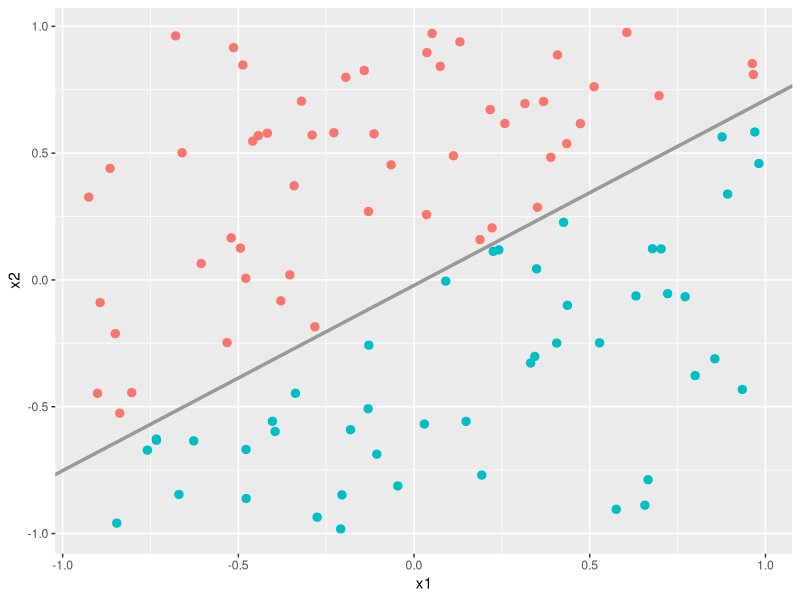

The R script that drew this image: (Note: this script raises an error after producing the figure.)
# HW1 - Perceptron
# Lauren Steely

library(tidyverse)

# FUNCTION isLeft ---------------------------------------------------------

# Returns +1 if pt (cx, cy) is to left of line defined by (a[1], a[2]) and (b[1], b[2]), -1 otherwise

isLeft <- function(a, b, cx, cy) {
  ifelse(((b[1] - a[1]) * (cy - a[2]) - (b[2] - a[2]) * (cx - a[1])) > 0, +1, -1) # examine sign of AC x AB
  }

# PERCEPTRON --------------------------------------------------------------

maxruns <- 1 # number of times to run perceptron with fresh random data
n <- 100      # number of observations
iterations <- rep(0, maxruns) # initialize the iterations vector

#for (run in 1:maxruns) {
  
  # Generate input data x

  x <- data.frame(x0 = rep(1, n), x1 = runif(n, -1, 1), x2 = runif(n, -1, 1)) # generate x from uniform dist {-1, 1}

  # Choose a target function as a random line in the plane passing through p1 and p2.
  # This will create a linear separation between the data.

  p1 <- runif(2, -1, 1) # first point
  p2 <- runif(2, -1, 1) # second point
  m <- (p1[2] - p2[2]) / (p1[1] - p2[1]) # slope of line
  b <- p1[2] - p1[1] * m # y-intercept of line
  x$y <- isLeft(p1, p2, x$x1, x$x2) # Apply target function to input points to generate y

  # Plot the data

  inputplot <- ggplot(x, aes(x1, x2, color = as.factor(y))) + geom_point(size=2.5) +
   geom_abline(slope = m, intercept = b, size = 1.2, color = "gray60") +
    theme(legend.position="none")
  inputplot

  # Initialize y, x, and w matrices

  y <- x$y # convert y to a vector
  y.guess <- rep(1, n) # initialize vector of predictions
  x.mat <- matrix(c(x$x0, x$x1, x$x2), nrow = 3, ncol = n, byrow = T) # convert x df to matrix (observations -> columns, factors -> rows)
  w <- c(0, 0, 0) # initialize vector of weights

  # Implement the Perceptron algorithm

  w.history <- data.frame(w0 = 0, w1 = 0, w2 = 0)
  
  iterations[run] <- 1 # initialize the iterations counter for this run
  repeat {

    # Predict new y values using weights w

    for (i in 1:n) {
      y.guess[i] <- sign(x.mat[,i] %*% w) # for each observation x(i), compute y.guess as dot product of x and w
    }

    if (identical(y.guess, y)) break # repeat until y.guess == y
  
    # Choose a point randomly from the set of misclassified points

    j <- sample(which(y.guess != y), 1) # randomly select a j for which y.guess[j] != y[j]

    # Update the weight vector

    w <- w + y[j] * x.mat[,j] # y[j] is +1 or -1

    iterations[run] <- iterations[run] + 1
    
    w.history <- rbind(w.history, w)
    
    # Redraw the graph
    
#    readline(prompt = "Press enter to iterate...")
#    x$y.guess <- y.guess
#    inputplot <- ggplot(x, aes(x1, x2, color = as.factor(y.guess))) + geom_point(size=2.5) +
#      geom_abline(slope = m, intercept = b, size = 1.2, color = "gray60") +
#      theme(legend.position="none")
#    inputplot

  }
#}

cat("\nCompleted", maxruns, "runs of n =", n, "points with an average of", round(mean(iterations), 0), "iterations per run.\n")

w.history$i <- 1:iterations
ggplot(w.history, aes(i, w1)) + geom_line(size=1, color = "darkred") +
  geom_line(data=w.history, aes(i, w2), size=1, color = "darkblue")
ggsave("convergence.png")

